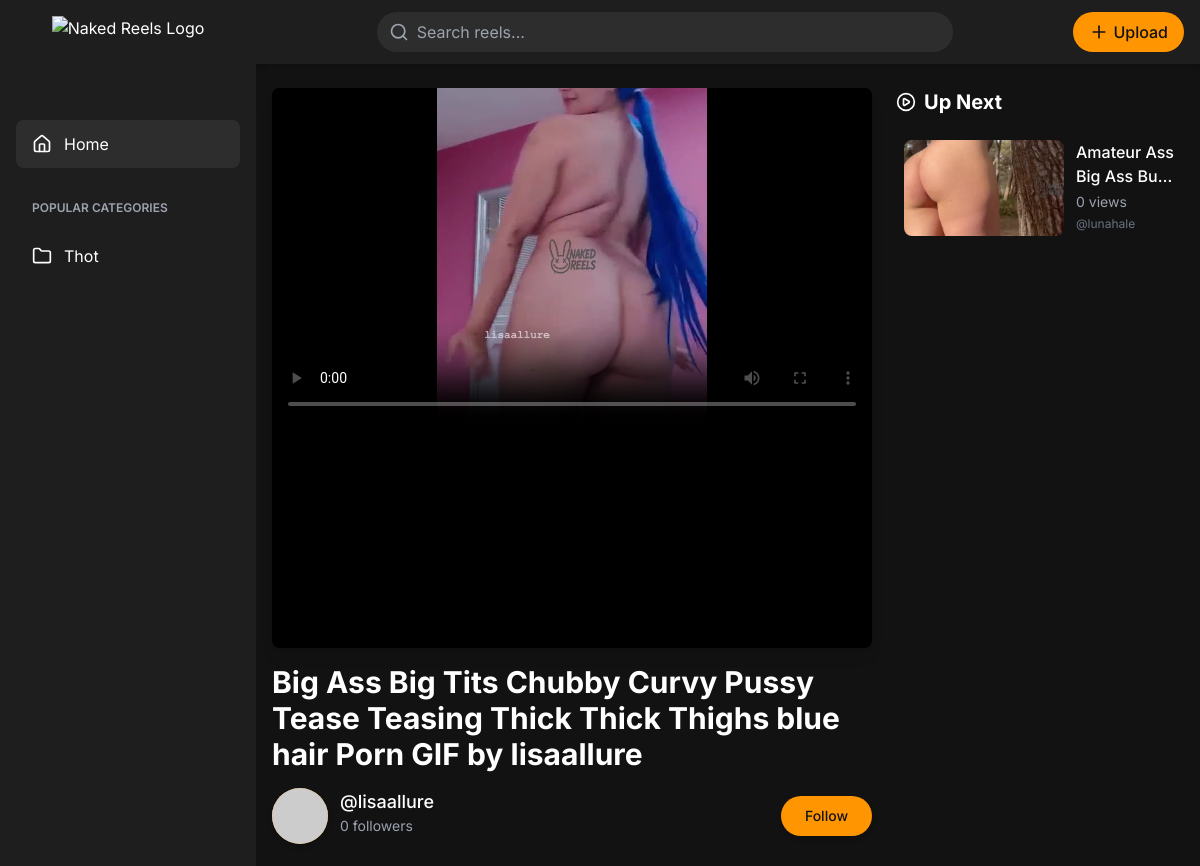
/video/big-ass-big-tits-chubby-curvy-pussy-tease-teasing-thick-thick-thighs-blue-hair-porn-gif-by-lisaallure (upper part), run on an earlier commit of the app's database.
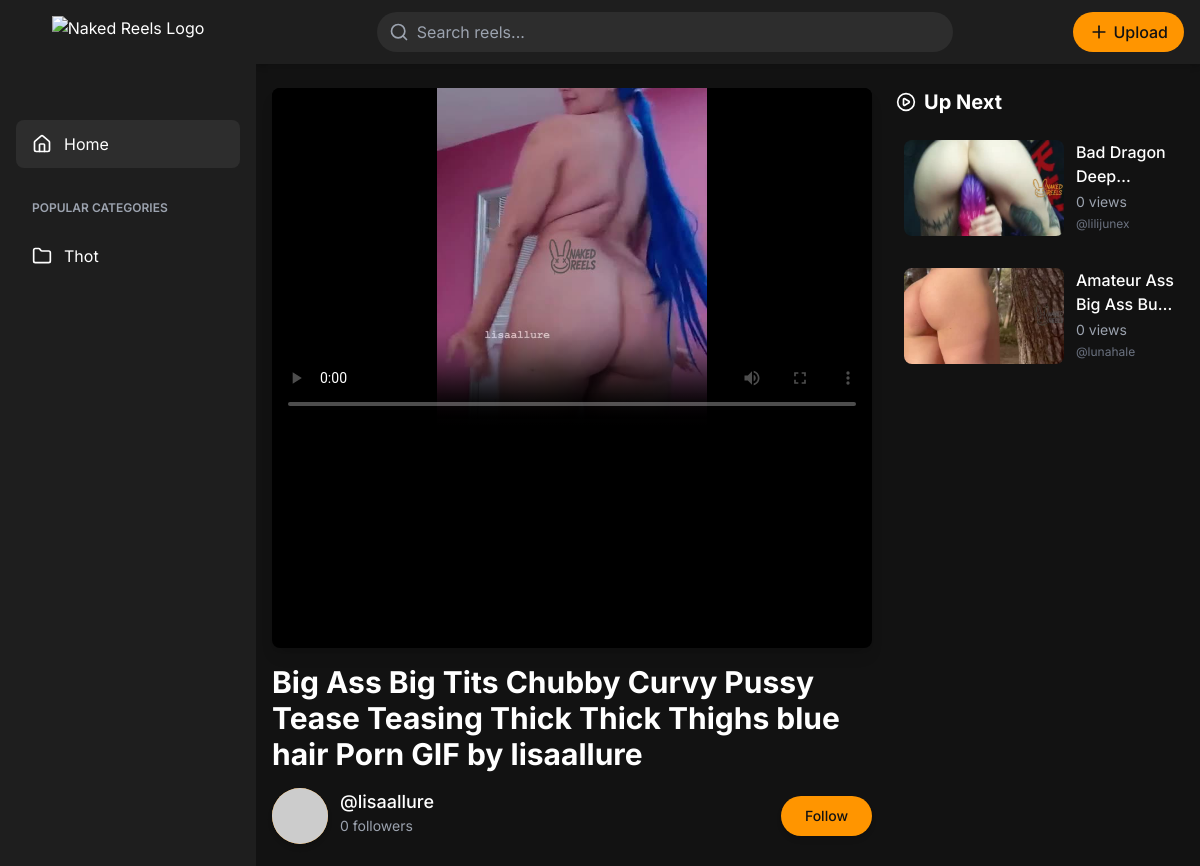
And on a later commit of the database.
### base/models.py (models this page shows, shortened)
class BaseModel(models.Model):
    id = models.UUIDField(primary_key=True, default=uuid.uuid4, editable=False)
    created_at = models.DateTimeField(auto_now_add=True)
    updated_at = models.DateTimeField(auto_now=True)
    class Meta:
        abstract = True

class Category(BaseModel):
    name = models.CharField(max_length=100, unique=True)
    slug = models.SlugField(unique=True, blank=True)

class Video(BaseModel):
    profile = models.ForeignKey(Profile, on_delete=models.CASCADE, related_name='videos')
    title = models.CharField(max_length=255)
    slug = models.SlugField(unique=True, blank=True)
    description = models.TextField(blank=True)
    video_file = models.FileField(upload_to='videos/')
    thumbnail = models.FileField(upload_to='thumbnails/', blank=True, null=True)
    category = models.ForeignKey(Category, on_delete=models.SET_NULL, null=True, blank=True)
    tags = models.ManyToManyField(Tag, blank=True, null=True)
    views = models.PositiveIntegerField(default=0)
    likes = models.PositiveIntegerField(default=0)
    def save(self, *args, **kwargs):
        if not self.slug:
            base_slug = slugify(self.title)
            unique_id = str(uuid.uuid4())[:8]
            self.slug = f"{base_slug}-{unique_id}"
        super().save(*args, **kwargs)

class Profile(BaseModel):
    user = models.OneToOneField(User, on_delete=models.CASCADE)
    bio = models.TextField(blank=True)
    avatar = models.FileField(upload_to='avatars/', blank=True)
    follow_count = models.PositiveIntegerField(default=0)

### base/views.py (the view)
# urls.py: path('video/<str:slug>', video_get, name='video_detail'),
def video_get(request, slug):
    video = get_object_or_404(Video, slug=slug)
    comments = video.comments.all().order_by('-created_at')
    up_next_videos = Video.objects.exclude(id=video.id).order_by('?')[:10]
    video.views += 1
    video.save()
    liked_videos = request.session.get('liked_videos', [])
    followed_profiles = request.session.get('followed_profiles', [])
    has_followed = str(video.profile.id) in followed_profiles
    context = {
        'video': video,
        'comments': comments,
        'up_next_videos': up_next_videos,
        'liked_videos': liked_videos,
        'has_followed': has_followed,
    }
    return render(request, 'video.html', context)

### base/context_processors.py (called while the page is built)
def trending_searches(request):
    return {
        'trending_searches': get_trending_searches_cached()
    }

def categories_processor(request):
    categories = Category.objects.all()
    return {'categories': categories}

### base/utils.py (called while the page is built)
def get_trending_searches_cached(hours=24, limit=6, cache_key='trending_searches', timeout=300):
    trending = cache.get(cache_key)
    if trending is not None:
        return trending
    time_threshold = timezone.now() - timedelta(hours=hours)
    trending = (
        SearchQuery.objects.filter(searched_at__gte=time_threshold)
        .values('query')
        .annotate(search_count=Count('id'))
        .order_by('-search_count')[:limit]
    )
    cache.set(cache_key, list(trending), timeout)
    return trending

### templates/video.html (shortened to what this page needs)
{% extends 'base.html' %}
{% block head %}
<link rel="stylesheet" href="https://cdn.plyr.io/3.7.8/plyr.css" />
{% endblock %}
{% block body %}
<div class="container mx-auto px-4 py-6 max-w-7xl">
  <div class="grid grid-cols-1 lg:grid-cols-3 gap-6">
    <div class="lg:col-span-2">
      <div class="video-wrapper w-full rounded-lg overflow-hidden shadow-lg">
        <video
          preload="metadata"
          id="player"
          playsinline
          controls
          poster="{{ video.thumbnail.url }}"
          class="w-full aspect-video object-cover"
        >
          <source src="{{ video.video_file.url }}" type="video/mp4" />
        </video>
      </div>
      <div class="mt-4">
        <h1 class="text-xl md:text-3xl font-bold">{{ video.title }}</h1>
        <div class="flex items-center justify-between mt-4 gap-4">
          <div class="flex items-center">
            <a class="flex" href="/onlyfans-model/{{video.profile.user.username}}">
            <div class="w-14 h-14 rounded-full bg-primary flex items-center justify-center shadow-md">
              {% if video.profile.avatar %}
              <img src="{{video.profile.avatar.url}}" alt="{{video.profile.user.username}}" class="rounded-full  h-full object-cover">
              {% else %}
              <img loading="lazy" src="https://api.dicebear.com/9.x/thumbs/svg?seed={{video.profile.user.username}}"
                alt="{{video.profile.user.username}}" class="w-full h-full object-cover rounded-full">
              {% endif %}
            </div>
            <div class="ml-3">
              <p class="font-medium text-lg">@{{ video.profile.user.username }}</p>
              <p class="text-sm text-gray-400">{{ video.profile.follow_count }} followers</p>
            </div>
          </a>
          </div>
          <button onclick="followUser('{{video.profile.id}}')" class="px-6 py-2.5 folw bg-primary text-dark rounded-full text-sm font-medium hover:bg-secondary transition-colors shadow-md transform hover:scale-105 transition-transform duration-200 w-fit">
              {% if has_followed %}Unfollow{% else %}Follow{% endif %}
          </button>
        </div>
      </div>
    </div>
    <div class="lg:col-span-1">
      <div class="up-next-videos sticky top-6">
        <h3 class="text-xl font-bold flex items-center gap-2 mb-4">
          <i data-lucide="play-circle" class="w-5 h-5"></i> Up Next
        </h3>
        <div class="grid grid-cols-1 gap-4">
          {% for up_video in up_next_videos %}
          <div class="video-item group hover:bg-dark-lighter p-2 rounded-lg transition-colors">
            <a href="/video/{{up_video.slug}}" class="flex gap-3">
              <div class="w-40 h-24 rounded-lg overflow-hidden flex-shrink-0 relative">
                <img
                  src="{{ up_video.thumbnail.url }}"
                  alt="{{ up_video.title }}"
                  class="w-full h-full object-cover"
                >
              </div>
              <div class="flex-1">
                <p class="font-medium line-clamp-2 group-hover:text-primary transition-colors">{{ up_video.title }}</p>
                <p class="text-sm text-gray-400 mt-1">{{ up_video.views }} views</p>
                <p class="text-xs text-gray-500 mt-1">@{{ up_video.profile.user.username }}</p>
              </div>
            </a>
          </div>
          {% endfor %}
        </div>
      </div>
    </div>
  </div>
</div>
{% endblock %}

### templates/base.html (shortened to what this page needs)
<!DOCTYPE html>
<html lang="en">
<head>
  <script src="https://cdn.tailwindcss.com"></script>
  {% block head %}
  {% endblock %}
</head>
<body class="bg-dark text-white dark">
  <div class="flex min-h-screen">
    <aside id="sidebar" class="fixed inset-y-0 left-0 z-40 w-64 bg-dark-lighter transform -translate-x-full md:translate-x-0 sidebar-transition">
      <div class="flex flex-col h-full">
        <div class="p-4 flex justify-center relative">
          <a href="/">
          <img src="https://hebbkx1anhila5yf.public.blob.vercel-storage.com/ChatGPT_Image_Apr_24__2025__01_00_00_PM-removebg-preview-3J8ZeDUeNbGXgdNW6qzs110Y3T5TRG.png" alt="Naked Reels Logo" class="h-16">
          </a>
        </div>
        <nav class="flex-1 px-4 py-6 space-y-2 overflow-y-auto">
          <a href="/" class="flex items-center px-4 py-3 text-white bg-dark-light rounded-lg hover:bg-primary hover:text-dark transition-colors">
            <i data-lucide="home" class="w-5 h-5 mr-3"></i>
            <span>Home</span>
          </a>
          <div class="pt-6 pb-2">
            <div class="px-4 text-xs font-semibold text-gray-400 uppercase">Popular Categories</div>
          </div>
          {% for category in categories %}
          <a href="/category/{{category.slug}}" class="flex items-center px-4 py-3 text-white rounded-lg hover:bg-primary hover:text-dark transition-colors">
            <i data-lucide="folder" class="w-5 h-5 mr-3"></i>
            <span>{{ category.name }}</span>
          </a>
            {% endfor %}
        </nav>
      </div>
    </aside>
    <main class="flex-1 ml-0 md:ml-64 transition-all duration-300">
          <header class="sticky top-0 z-30 bg-dark-lighter shadow-md">
        <div class="container mx-auto px-4 py-3 flex items-center justify-between">
          <div class="hidden md:flex items-center flex-1 max-w-xl mx-auto">
            <div class="relative w-full">
              <input id="searchInputPC" type="text" placeholder="Search reels..." class="w-full py-2 pl-10 pr-4 bg-dark-light rounded-full focus:outline-none focus:ring-2 focus:ring-primary">
              <i data-lucide="search" class="absolute left-3 top-2.5 w-5 h-5 text-gray-400"></i>
            </div>
          </div>
          <div class=" flex items-center space-x-4">
            <button class="hidden md:flex items-center px-4 py-2 bg-primary text-dark rounded-full hover:bg-secondary transition-colors">
              <i data-lucide="plus" class="w-5 h-5 mr-1"></i>
              <span class="font-medium">Upload</span>
            </button>
          </div>
        </div>
      </header>
      {% block body %}
      {% endblock %}
    </main>
  </div>
</body>
</html>

What changed in the data, as far as the page shows it:
added Video: thumbnail (picture), title "Bad Dragon…", views "0", profile.user.username "lilijunex"
